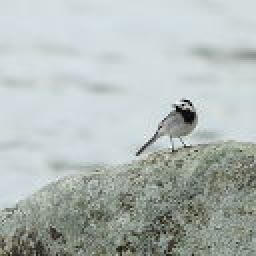
#> input picture pictures/128/005.jpeg, 128 x 128 px (shown 2 times larger)
$ python FEM_Example.py
#> lines starting #> are read from the running program, lines starting #| are printed output that depends on the picture; after the words box and inside, x2 and y2 are one past the last pixel; in counts of white or black regions, pixels touching at a corner belong together
### utils.py
from PIL import Image
import numpy as np

def loadImage(filename, greyscale = True):
    im = Image.open(filename)

    print("Loading " + filename)
    print(im.format, im.size, im.mode)

    if greyscale:
        #Greyscale conversion
        arr = np.array(im)

        grey = np.zeros((arr.shape[0],arr.shape[1]))

        for i in range(0,len(arr)):
            for k in range(0,len(arr[i])):
                color = int(0.3*arr[i][k][0] + 0.56*arr[i][k][1] + 0.11*arr[i][k][2])
                grey[i][k] = color

        return grey
    else:
        return np.array(im)

def showImage(array):
    if len(array.shape)==2:
        array3d = np.zeros((array.shape[0],array.shape[1],3))

        for i in range(0,len(array)):
            for k in range(0,len(array[i])):
                array3d[i][k] = array[i][k]

        newImg = Image.fromarray(array3d.astype(np.uint8))
        newImg.show()
    elif len(array.shape)==3:
        newImg = Image.fromarray(array)
        newImg.show()
    else:
        raise ValueError("Invalid array dimensions in showImage")

# [15 lines left out: function saveImage, not called in this run]

def makeMask(imagePath):
    """
    Takes a black and white image (grey scale tecnicaly works)
    and return a strictly black and white mask and a list of
    site index for all maked pixels.
    """
    image = loadImage(imagePath)
    maskIndex = []#Saves the siteIndex of the mask

    for n in range(len(image)):
        for m in range(len(image[0])):
            if image[n][m] < 10:
                image[n][m] = 0
                maskIndex.append(n*len(image[n]) + m)
            else:
                image[n][m] = 255
    return(image, maskIndex)


def IndexFlip(indexIn, rowLen):
    """
    Converts between site and pixel coordinate index
    site index must be a integer
    """
    if type(indexIn) == int or type(indexIn) == np.float64:
        cordX = int(indexIn % rowLen)
        cordY = int((indexIn - cordX)/rowLen)
        return (cordX, cordY)
    elif len(indexIn) == 2:
        return int(indexIn[1]*rowLen + indexIn[0])
    else:
        raise ValueError("index is of wrong type")
#int((intSites[intIndex] + x) % len(image[0]))


def discrepancyScore(imageIn, restoredIn, ActiveSites):
    """
    imageIn needs to be the original unmasked image.
    ActiveSites is the site index list given by makeMask
    """
    image = np.copy(imageIn).astype(np.float64)
    restored = np.copy(restoredIn).astype(np.float64)#preventing overflows

    missingOrig = []
    restoredValues = []
    for site in ActiveSites:
        cord = IndexFlip(site, len(image[0]))
        missingOrig.append(image[cord[1]][cord[0]])
        restoredValues.append(restored[cord[1]][cord[0]])
    n = len(ActiveSites)
    meanI = sum(missingOrig)/n
    sigma2 = 1/(n - 1)*sum([(I - meanI)**2 for I in restoredValues])
    chi2 = 0
    for n in range(len(restoredValues)):
        chi2 =+ (restoredValues[n] - missingOrig[n])**2
    chi2 = 1/n * chi2/sigma2
    return chi2

#create list of interior point neigbours [[[intPointIndex],[DB values]],...]
# [22 lines left out: function findNeighbours, not called in this run]

### FEM.py
import numpy as np
from utils import loadImage, saveImage, showImage, discrepancyScore, makeMask

#image = loadImage("pictures/128/005.jpeg", greyscale=False)

#mask = loadImage("masks/128/circles.png")

#originalimage = np.copy(image)

def isMasked(mask, x ,y):
    if mask[y][x] == 0:
        return True
    return False

# [4 lines left out: function isWithinBounds, not called in this run]

def FEMLaplace(_image, _mask):
    #Copy the image
    newimage = np.copy(_image)

    width = newimage.shape[0]
    height = newimage.shape[1]

    #Site indexing
    siteindex = []

    for y in range(0,height):
        for x in range(0,width):
            interesting = False

            if isMasked(_mask, x, y):
                siteindex.append((x, y))

    #construct stiffness matrix
    K = np.zeros((len(siteindex),len(siteindex)))

    a=-1/6
    b=-1/3
    c=2/3

    for m in range(0,len(siteindex)):
        for n in range(0, m):
            x1, y1 = siteindex[m][0], siteindex[m][1]
            x2, y2 = siteindex[n][0], siteindex[n][1]

            if np.abs(x1-x2) + np.abs(y1-y2) == 1:
                K[m][n] = 2*a

            if np.abs(x1-x2) == 1 and np.abs(y1-y2) == 1:
                K[m][n] = b

    K = K+K.transpose()+4*c*np.identity(len(siteindex))

    #Construct force vector
    f = np.zeros((len(siteindex),1))

    for k in range(0,len(siteindex)):
        #Find values of neighbouring Dirichlet boundary conditions
        diagonalsum = 0

        x,y = siteindex[k][0],siteindex[k][1]

        if not isMasked(_mask, x-1,y-1):
            diagonalsum += newimage[y-1][x-1]
        if not isMasked(_mask, x-1,y+1):
            diagonalsum += newimage[y+1][x-1]
        if not isMasked(_mask, x+1,y-1):
            diagonalsum += newimage[y-1][x+1]
        if not isMasked(_mask, x+1,y+1):
            diagonalsum += newimage[y+1][x+1]

        adjacentsum = 0

        if not isMasked(_mask, x,y+1):
            adjacentsum += newimage[y+1][x]
        if not isMasked(_mask, x,y-1):
            adjacentsum += newimage[y-1][x]
        if not isMasked(_mask, x+1,y):
            adjacentsum += newimage[y][x+1]
        if not isMasked(_mask, x-1,y):
            adjacentsum += newimage[y][x-1]

        f[k][0] = -(diagonalsum*b+adjacentsum*2*a)

    #Solve system for the 'displacement vector', i.e. the pixel values
    d = np.linalg.solve(K,f)

    for k in range(0,len(siteindex)):
        x, y = siteindex[k][0], siteindex[k][1]
        newimage[y][x] = d[k]

    return newimage

# [16 lines of commented-out code are left out]

### FEM_Example.py
import numpy as np
from utils import loadImage, saveImage, showImage, discrepancyScore, makeMask
from FEM import FEMLaplace

image = loadImage("pictures/128/005.jpeg", greyscale=False)
#> in loadImage, im is the input picture: PIL image 128x128 RGB; mean R, G, B 177.6, 186.1, 183.3
#| JPEG (128, 128) RGB

mask = loadImage("masks/128/circles.png")
#> call 2 of loadImage, with filename = 'masks/128/circles.png', greyscale = True
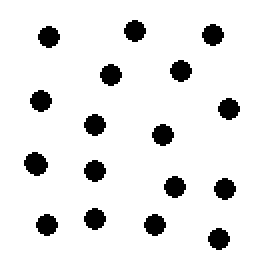
#> input picture masks/128/circles.png, 128 x 128 px (shown 2 times larger)
#> in loadImage, im is the input picture: PIL image 128x128 RGB; 90.7% white; 17 black regions, largest, box (x1, y1, x2, y2) and area: (12, 76, 24, 88) 104, (62, 10, 73, 21) 89, (19, 13, 30, 24) 89
#| PNG (128, 128) RGB
#> the loop in loadImage (call 2), `for i in range(0,len(arr)):` made 128 passes

originalimage = np.copy(image)

#Separate color channels and inpaint them
restoredimageR = FEMLaplace(image[:,:,0], mask)
#> after the loop in FEMLaplace, `for m in range(0,len(siteindex)):`:
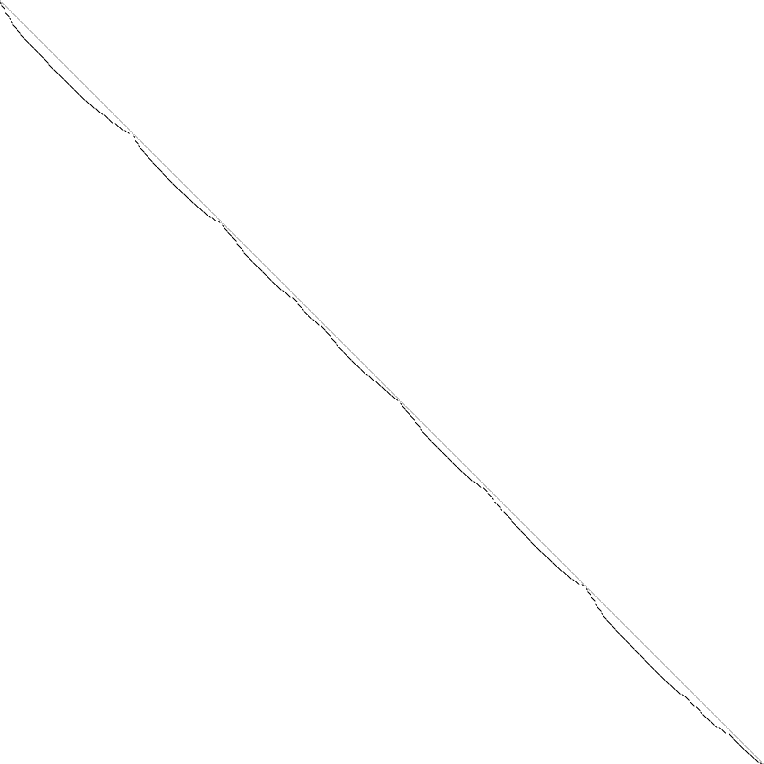
#> K: shape (1528, 1528) float64 (shown at 1/2 size); values -0.333 (black) and 0 (white), 99.8% white; black in thin lines or dots
#> the loop in FEMLaplace, `for k in range(0,len(siteindex)):` made 1528 passes
#> (diagonalsum, adjacentsum) on passes 1, 2, 3, 4, 5, 9, 10, 11, 19, 20, 21, 22: (424, 423), (424, 212), (424, 423), (421, 421), (211, 211), (211, 211), (422, 422), (418, 419), (421, 422), (423, 424), (423, 211), (422, 422)
#> diagonalsum on passes 6, 8, 12, 18, 37, 39: 211, 211, 210, 211, 212, 211
#> after the loop in FEMLaplace, `for k in range(0,len(siteindex)):`: f = 1528 values, max 285 at index 76, min 0 at index 6, mean 67.1
#> in FEMLaplace, `d = np.linalg.solve(K,f)`: d = 1528 values, max 212.9 at index 76, min 81.95 at index 1421, mean 173.3
#> in FEMLaplace, `d = np.linalg.solve(K,f)`:
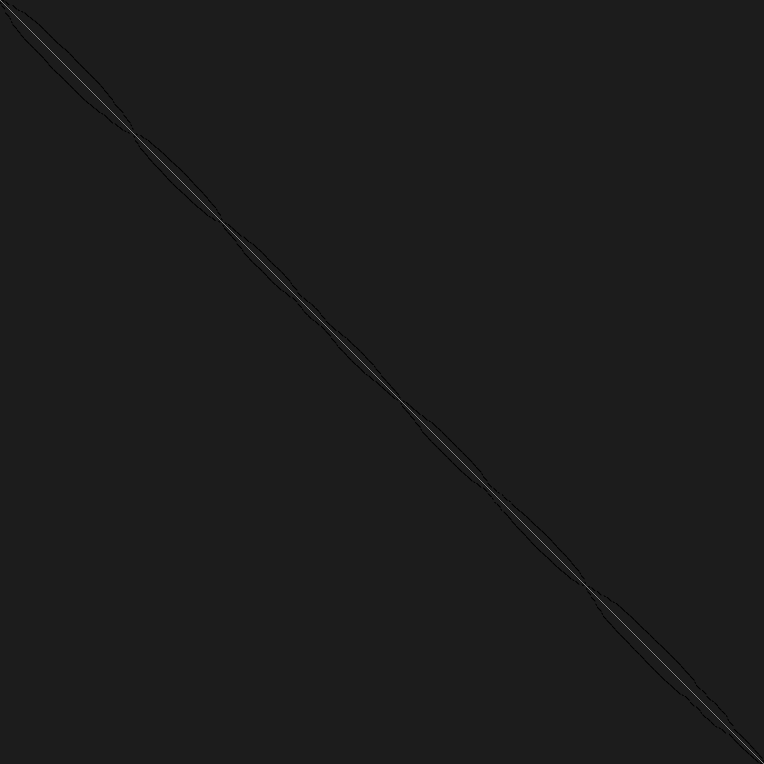
#> K: shape (1528, 1528) float64 (shown at 1/2 size); min -0.333, max 2.67, mean 0.000254; drawn with min black and max white
#> after the loop in FEMLaplace, `for k in range(0,len(siteindex)):`:
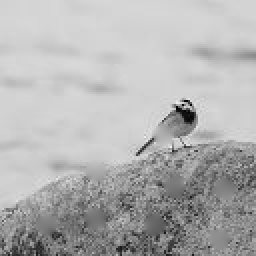
#> newimage: shape (128, 128) (shown 2 times larger); min 0, max 243, mean 177.5
restoredimageG = FEMLaplace(image[:,:,1], mask)
#> the loop in FEMLaplace (call 2), `for k in range(0,len(siteindex)):` made 1528 passes
#> (diagonalsum, adjacentsum) on pass 1: (442, 441)
#> diagonalsum on pass 2: 442
#> after the loop in FEMLaplace (call 2), `for k in range(0,len(siteindex)):`: newimage: shape (128, 128); min 2, max 252, mean 186.1
restoredimageB = FEMLaplace(image[:,:,2], mask)
#> after the loop in FEMLaplace (call 3), `for k in range(0,len(siteindex)):`: newimage: shape (128, 128); min 0, max 251, mean 183.2

#Combine color channels
restoredimage = np.dstack([restoredimageR,restoredimageG,restoredimageB])

showImage(np.concatenate([originalimage,np.dstack([mask,mask,mask]).astype(np.uint8),restoredimage],axis=1))
#> in showImage, `newImg = Image.fromarray(array)`:
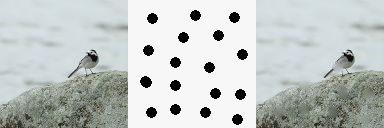
#> newImg: PIL image 384x128 RGB; mean R, G, B 193, 198.7, 196.8

DSMask = makeMask("masks/128/circles.png") #Need the mask site index list
#| PNG (128, 128) RGB
#> the loop in makeMask, `for n in range(len(image)):` made 128 passes
scoreR = discrepancyScore(originalimage[:,:,0], restoredimageR, DSMask[1])
#> the loop in discrepancyScore, `for site in ActiveSites:` made 1528 passes
#> site on passes 1 to 3: 1346, 1347, 1348
scoreG = discrepancyScore(originalimage[:,:,1], restoredimageG, DSMask[1])
#> the loop in discrepancyScore (call 2), `for site in ActiveSites:` made 1528 passes
scoreB = discrepancyScore(originalimage[:,:,2], restoredimageB, DSMask[1])

scoreTot = (scoreR + scoreG + scoreB)/3
print("Average discrepancy score = " + str(scoreTot))
#| Average discrepancy score = 6.634337848408804e-05
